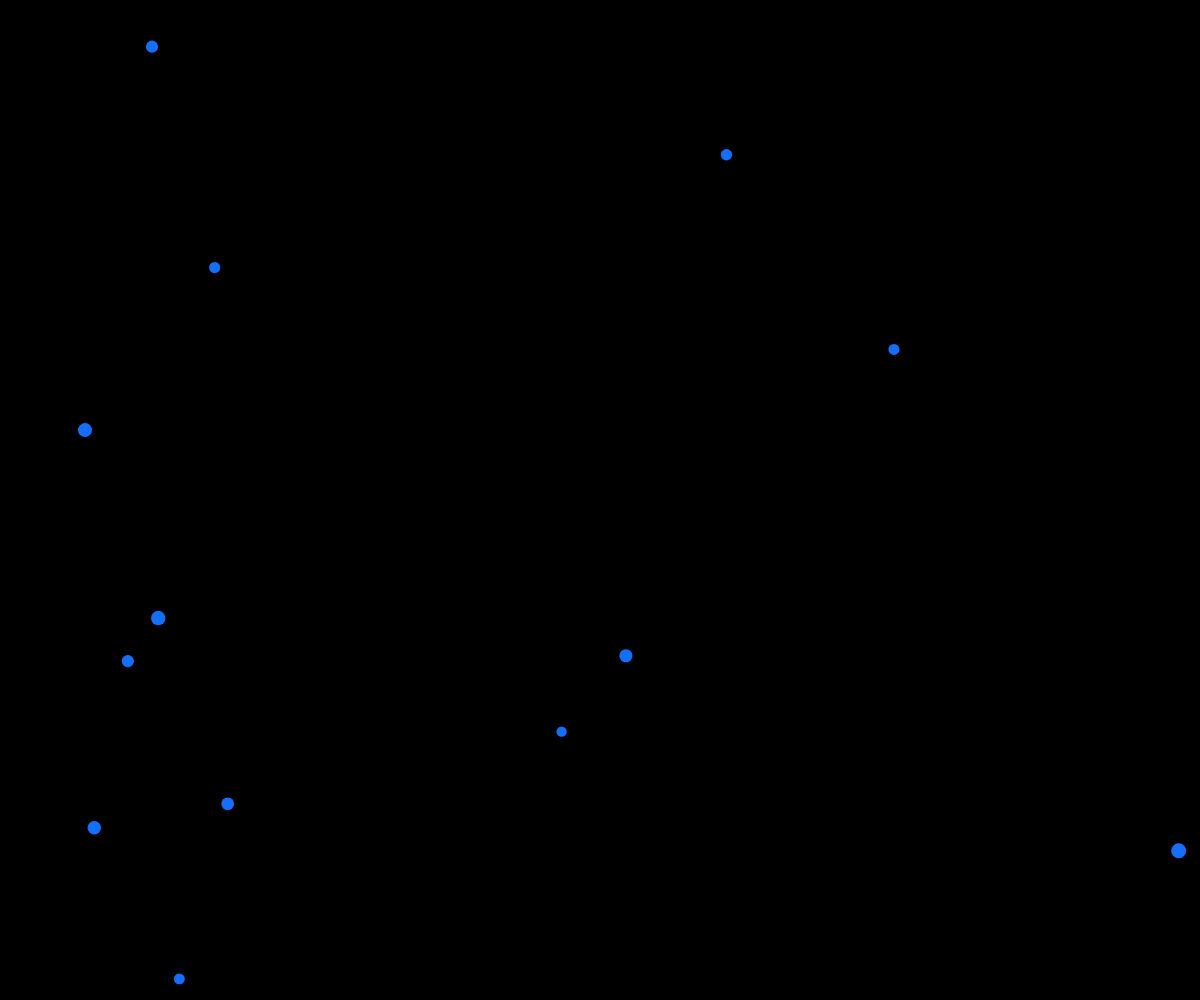
Frame 1 (no input)
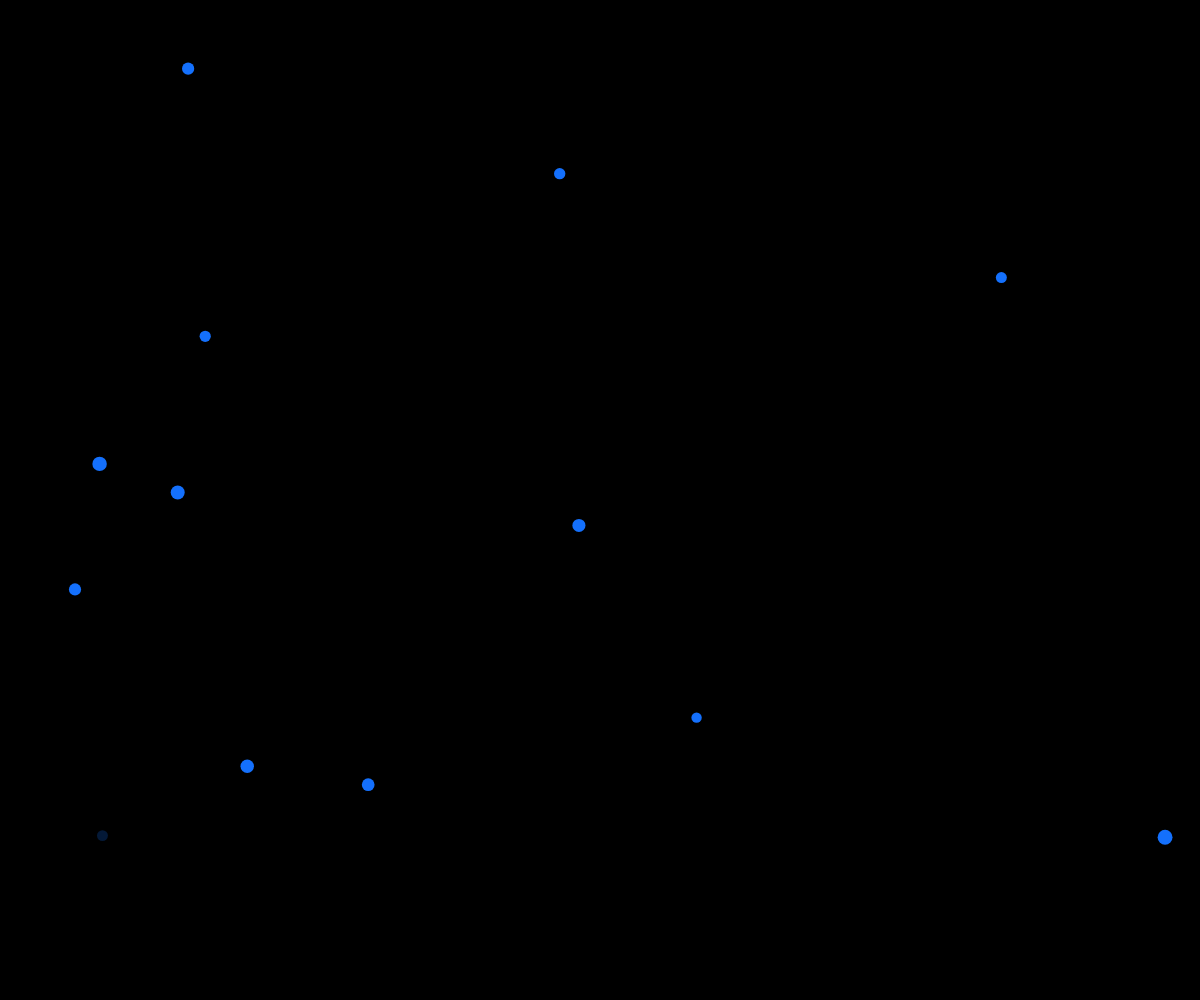
Frame 60 (no input)
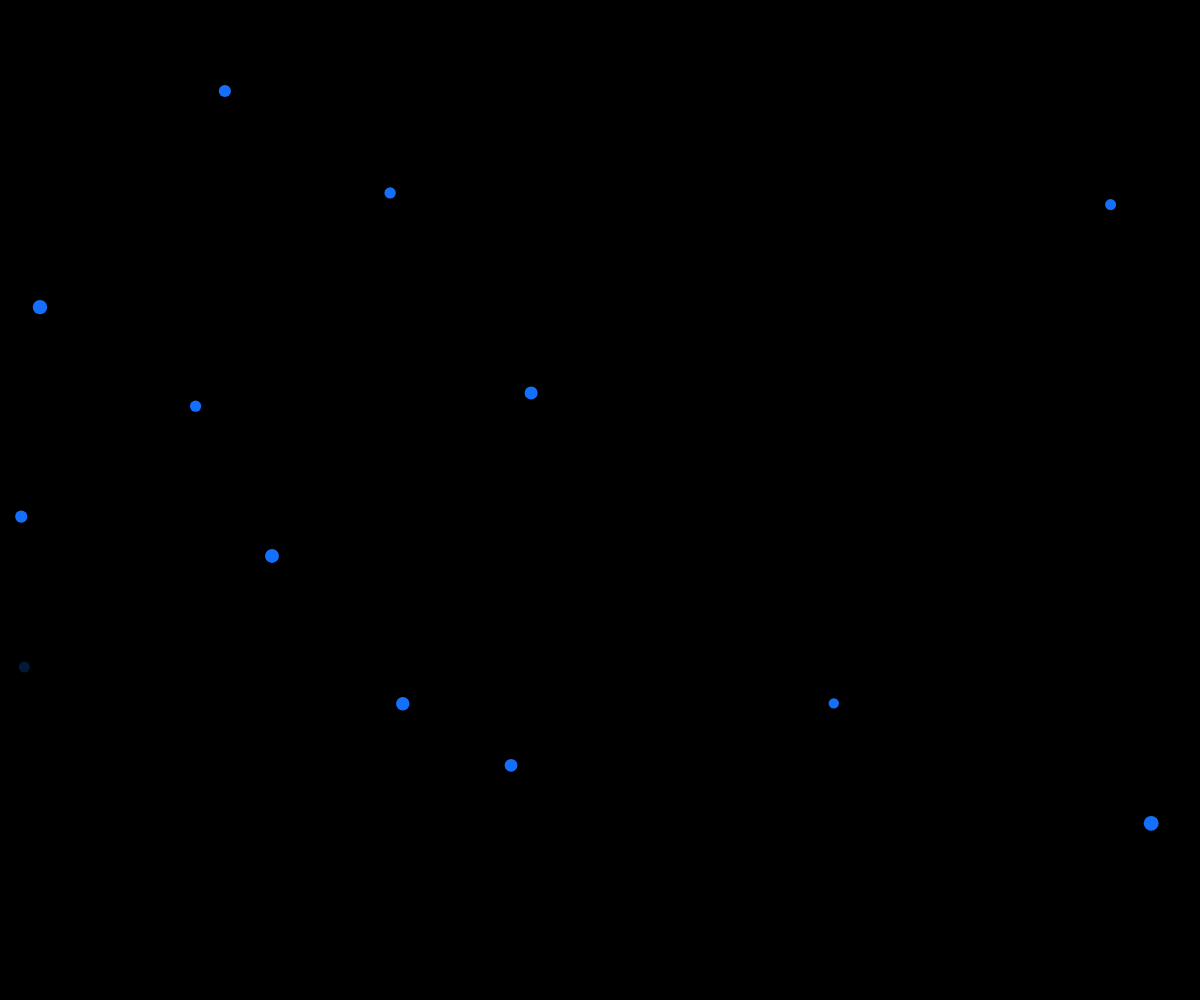
Frame 120 (the mouse pressed at the canvas centre since frame 60)

The p5.js sketch that drew these frames (run headless with seeded random() and noise() and a simulated clock; from frame 60 on, the mouse is pressed at the canvas centre):

// p5.js sketch
// ── sketch.js
let balls

function setup() {
  createCanvas(windowWidth, windowHeight);
    noStroke()
  createBalls(int(random(10,15)))
}

function createBalls(n) {
//   n: number of balls
//   r: radius

  balls = []
  for( let i = 0; i < n; i++ ) {
    r=random(10,15)
    let newBall = {
      r: r,
      x: random(r, width-r),
      y: random(r, height-r),
      c: color(20,112,252),
      dx: random(-3,3),
      dy: random(-3,3)
    }
    balls.push(newBall)
  }
}
function draw() {
  background(0)
  for(let b of balls) {
    fill(b.c)
    circle(b.x,b.y,b.r)
    b.x += b.dx 
    b.y += b.dy
    
    if( b.x < b.r || b.x > width- b.r) {
      b.dx *= -1
      b.c.setAlpha(random(50,255))
    }
    if( b.y < b.r || b.y > height - b.r ) {
      b.dy *= -1
      b.c.setAlpha(random(50,255))
    }
    
    
  }
}
